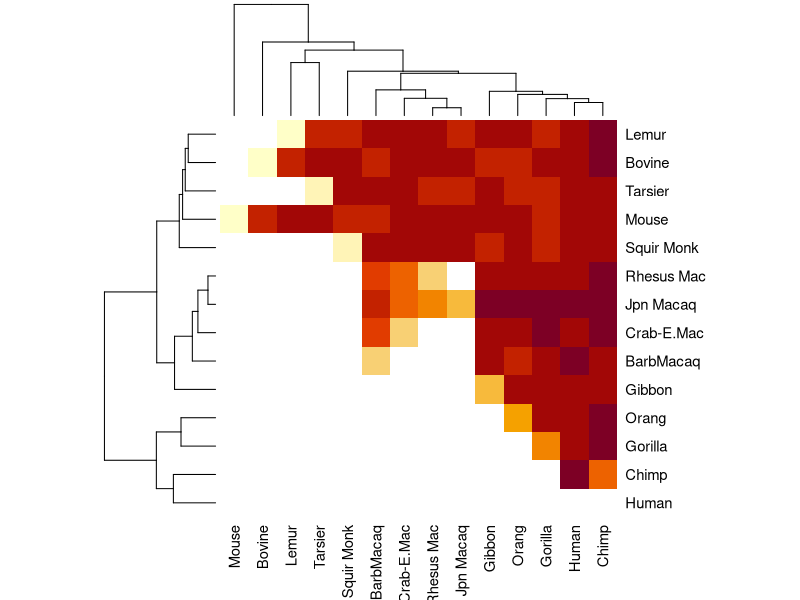
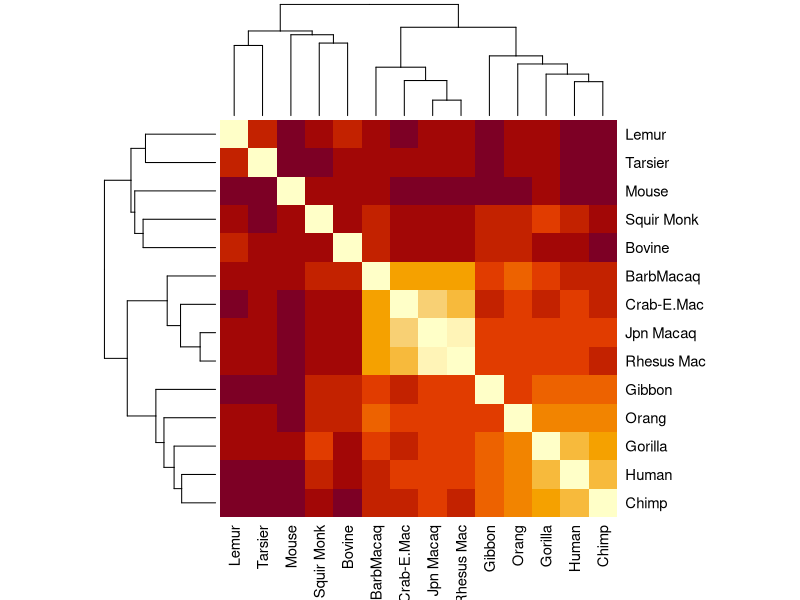
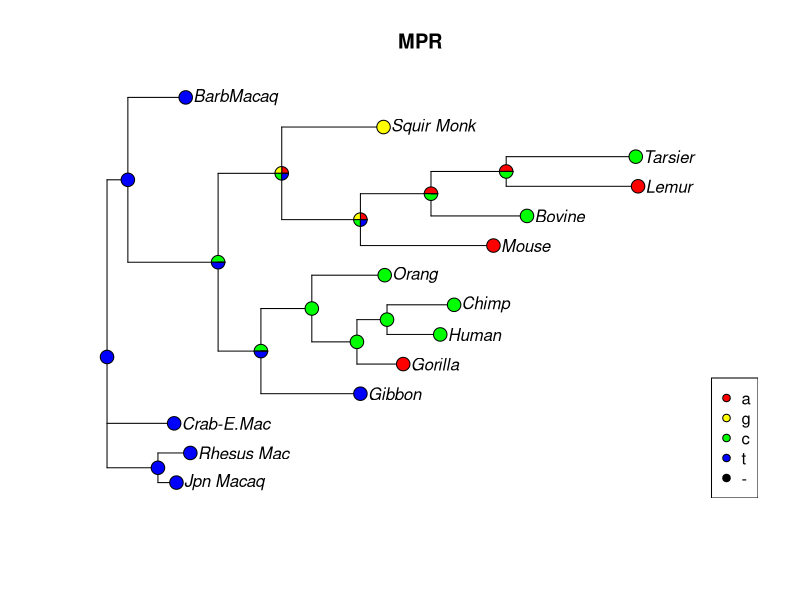
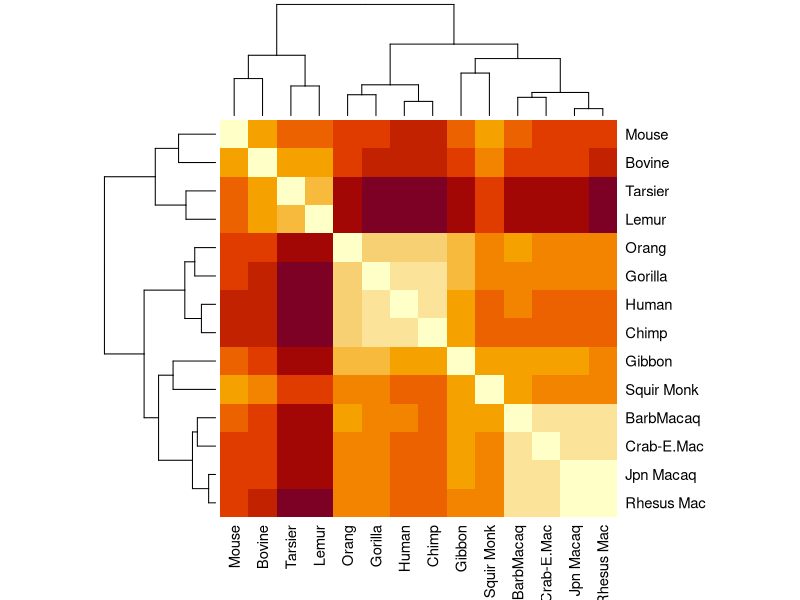
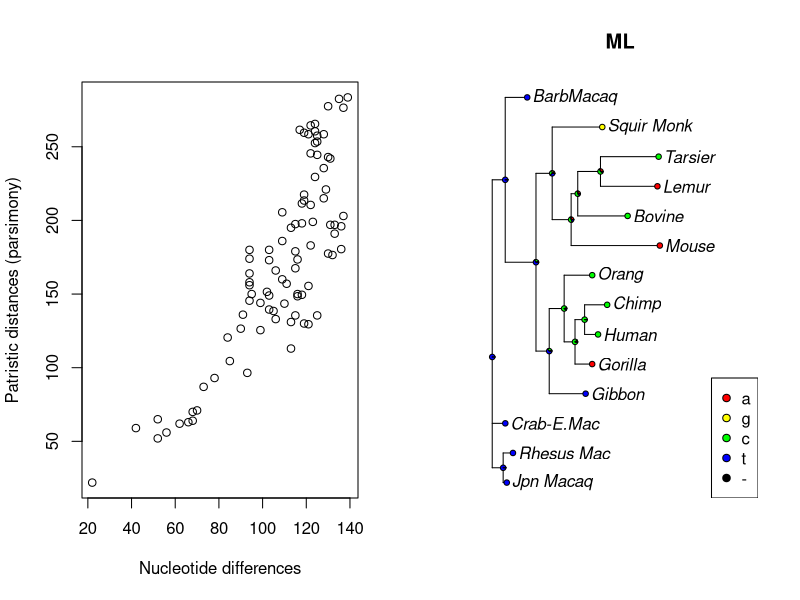
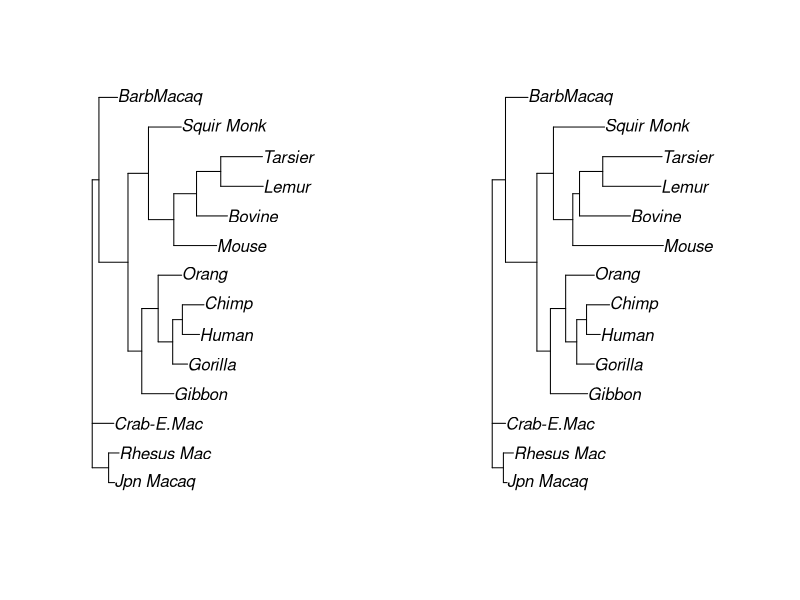
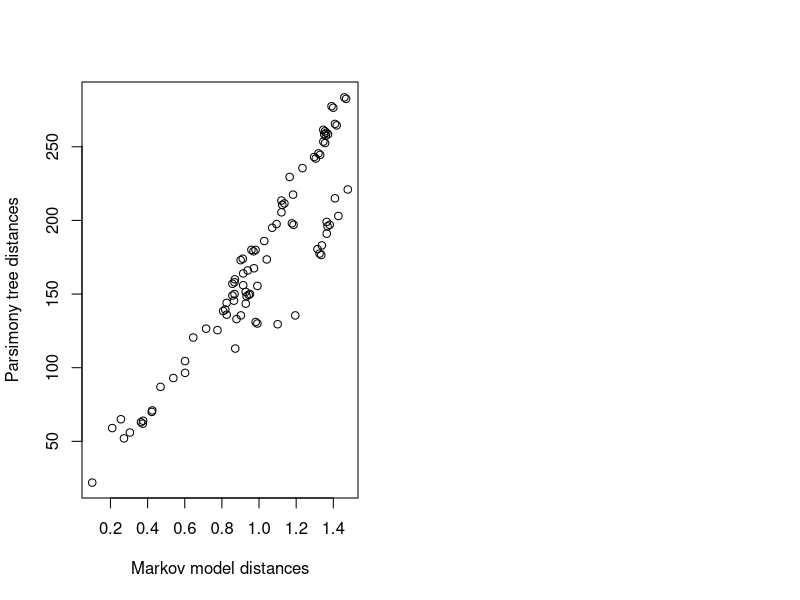

These figures' R source, in order:
rm(list=ls())

#This is basically following the vignette Ancestral.html for phangorn
#The original vignette is written by Klaus Schliep (klaus.schliep@gmail.com)

#I'm annotating it a bit more for our purposes.

library(phangorn)

#Let's load in some primate data:
fdir <- system.file("extdata/trees", package = "phangorn")
primates <- read.phyDat(file.path(fdir, "primates.dna"),
                        format = "interleaved")

#Let's examine this.

names(primates)

#This shows us there are 14 sequences. Let's look at Mouse:

primates$Mouse

#It's a sequence of the numbers 1--4.
#Typing primates into the console indicates that the states are a,c,g,t:

primates

#So the Mouse sequence is really
c('a','c','t','g')[primates$Mouse]

#Let's turn this into an R data frame to visualize the sequence alignment:

primdat <- as.data.frame(primates)

#Let's look at the the beginning of the multiple sequence alignment:

head(primdat)

#The sequences appear to be mostly similar. Let's look at each pair in the data
#and find the number of differences in the sequences.

#For example, if we wanted to see how many sites differ between Mouse and Human, we could
#do this:

sum(primdat$Mouse != primdat$Human)

#128 sites differ; there are

dim(primdat)[1]

#total sites.
#I will load these into a matrix, where the i,j entry
#tells me how many sites differ between species i and species j.
#This matrix will obviously be symmetric, and the diagonal will be zero.
#So, I can just fill in the upper diagonal:

seq_diff_matrix <- matrix(nrow=14,ncol=14)
colnames(seq_diff_matrix) <- names(primates)
rownames(seq_diff_matrix) <- names(primates)

diag(seq_diff_matrix) <- 0

#I will swallow my pride and write a nested for loop:
for(i in 1:14){
	for(j in i:14){
		seq_diff_matrix[i,j] <- sum( primdat[,i] != primdat[,j] )
	}
}

seq_diff_matrix

#So already, it is abundantly clear that Humans, Chimps, and Gorillas
#are are pretty similar.

#Then if we invoke
heatmap(seq_diff_matrix)
#

#This looks a little funny. I'm going to fill in the rest of the matrix
#to see if this plots a little better

seq_diff_matrix[lower.tri(seq_diff_matrix)] <- t(seq_diff_matrix)[lower.tri(t(seq_diff_matrix))]

#check to make sure I did this right
seq_diff_matrix == t(seq_diff_matrix)

#Yes -- now plot again
heatmap(seq_diff_matrix, symm=T)

#Now it's a little more apparent that some groups are more closely related
#to each other than others.

#It even makes a nice little dendogram tree!

#We have made a tree, but there are some potential drawbacks with this. Many evolutionary biologists
#originally held the view that if the tree reflects evolutionary history of these organisms, that
#the ancestors implied by the internal nodes of the tree should have their own sequences. In constructing
#a phylogeny, we should really be taking account of the fact that the location of nucleotide differences
#is important, not just the raw number of differences. Nothing we have done so far made use of the idea that
#ancestors should have similar sequences to their descendants.



#This is why the method of Parsimony was originally developed. Instead of looking at pairwise differences
#between sequences, we try to determine what the evolutionary history would have been, under the
#assumption that evolution is "parsimonious" -- the number of nucleotide changes from the root of the tree
#to the leaves should be minimized.

#Let's calculate a tree using this criterion:
tree <- pratchet(primates, trace=0) |> acctran(primates) |> makeNodeLabel()
 parsimony(tree, primates)

anc.pars <- anc_pars(tree, primates)

# Investigate why this didn't work right away
# Or use ancestral.pars
# plotAnc(data=anc.pars, tree=tree, i=17)

#Let's look at the evolution of site 17 in the sequences:
plotAnc(anc.pars, 17)
title("MPR")

#We can calculate pairwise distances between the species once again, but this time using
#the branch lengths in the tree.
#The distance between two species corresponds to the sum of the branch lengths along the
#unique path connecting te two species through their most recent common ancestor.
#Because we are dealing with trees (a special type of graph), there is always a unique path
#connecting two leaves.

parsmny_dist_mat <- cophenetic(tree)

#You can verify that this matrix is symmetric. Let's visualize this:

par(mfrow=c(1,2))
heatmap(parsmny_dist_mat,symm=T)

#This is slightly different from the pairwise sequence differene matrix.
#Let's compare the pairwise distances in both:

m1 <- seq_diff_matrix
m2 <- parsmny_dist_mat

m1 <- m1[rownames(m2),colnames(m2)]

m1 <- m1[upper.tri(m1)]
m2 <- m2[upper.tri(m2)]

plot(m1,m2,xlab='Nucleotide differences',ylab='Patristic distances (parsimony)')

#Clearly these things are correlated - but they are not identical.

#There are some drawbacks for parsimony as well. The first major drawback is that the criterion
#to minimize the number of nucleotide changes tends to produce trees with branch lengths that ...

#This is the motivation for the final tree construction method we will consider here -- the so-called
#Likelihood methods. The likelihood methods all use Markov chains to describe rates of change in
#nucleotides over time. These models depend on parameters, and can be subsumed into Likelihood-based
#methods.

#Because our focus for this workshop is discrete phylogeography, we will not consider methods making use
#of continuous data at the tips of trees. It is possible to formulate diffusion models and stochastic
#processes such as the Ornstein-Uhlenbeck process to model evoultion of continuous traits from root to leaves.
#These are usually not employed to estimate phylogenetic trees from the outset, but rather to carry out
#ancestral character estimation for a continuous trait once a phylogeny has been obtained.

#Discrete-state Markov models, as well as the Brownian motion models for trait evolution all fall under
#the category of Likelihood methods for ancestral character estimation, because it is possible to fit
#these models to data using techniques from statistics that employ likelihood functions.

#We will estiamte parameters of a discrete-state Markov chain
#defined on the state space (A,C,G,T) and changing in continuous time.
#We will not estimate the tree topology, but this will adjust the branch
#lengths in thre tree:

fit <- pml(tree, primates)
fit <- optim.pml(fit, model="F81", control = pml.control(trace=0))


#This will give us also the most likely ancestral states:
anc.ml <- anc_pml(fit)

#Let's look at site 17 in the sequences:
plotAnc(anc.ml, 17)
title("ML")

#Let's compare the parsimony and ML trees:
plot(tree)

plot(anc.ml$tree)
#Let's calculate pairwise distances in this tree:
mldists <- cophenetic(anc.ml$tree)

c1 <- mldists[upper.tri(mldists)]
c2 <- parsmny_dist_mat[upper.tri(parsmny_dist_mat)]

plot(c1,c2,xlab='Markov model distances', ylab='Parsimony tree distances')

#So the distances between species in the parsimony and Maximum Likelihood tree using the
#Markov model for nucleotide changes are pretty tightly correlated, but not identical.

#Exercises.
## 1.
#Use the nni function on the original parsimony tree to obtain all of the trees that are one
#nearest-neighbor interchange away from the parsimony tree. Fit Markov models to each tree and
#calculate the likelihood for each tree under the optimized parameters of the Markov model.
#Based off of this, do you think it might be possible to estimate the most likely tree, given
#the Markov model structure and the primate data?

## 2.
#Load in a different set of sequences from the workshop and try to construct a parsimony tree.
#Use a nucleotide substitution model of your choice (HKY, F81, etc.) to fit a Markov model
#describing sequence evolution on the parsimony tree. How much do branch lengths change after
#fitting the Markov model?
